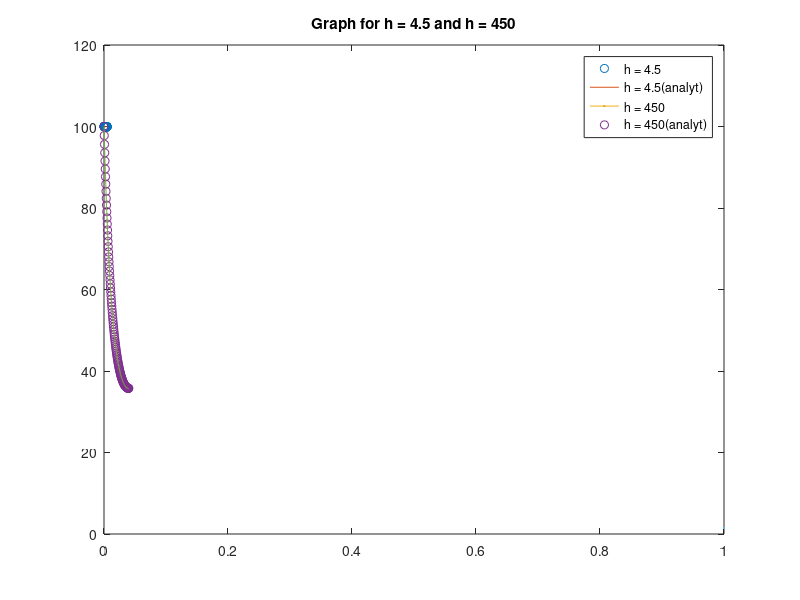
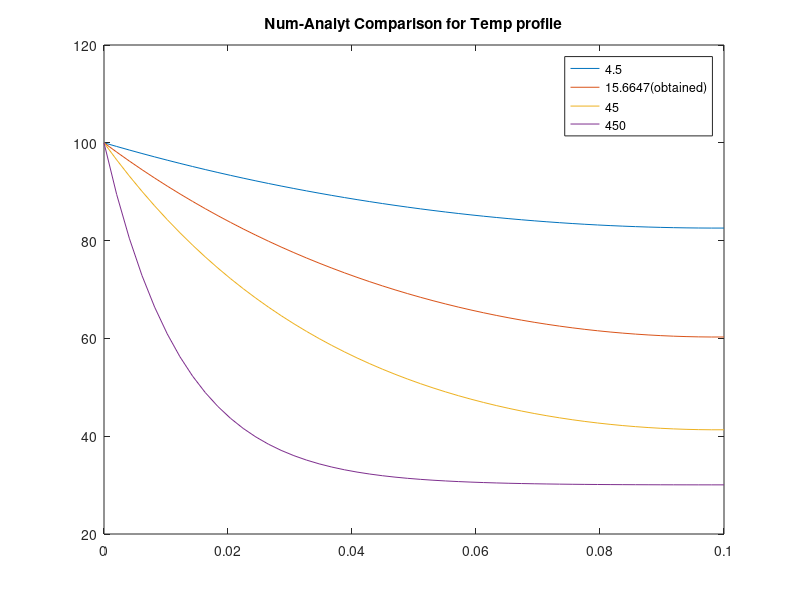

MATLAB code to generate these figures, in order:
clc
clearvars


L = 0.005;
N = 100;
h = 4.5;
k = 28;
T0 = 100;
w = 0.01;
H = 0.01;
delx = L/(N - 1);
Ti = 30;
g = 0;
A1 = w*delx;
A2 = H*delx;
Ac = H*w;
p = 2*(w + H);
A = zeros(N,N);
B = zeros(N,1);
A(1,1)=k/delx;
B(1)=k*(T0)/delx - h*(A1 + A2 + Ac)*(Ti - T0);
for i=2:N - 1
A(i,i - 1) = k*Ac/delx;
A(i,i) = -2*(k*Ac/delx)-2*h*(A1 + A2);
A(i,i + 1) = k*Ac/delx;
B(i) = -2*h*(A1 + A2)*Ti;
end
A(N,N-1) = k/delx;
A(N,N) = -h*(A1 + A2) - k/delx;
B(N) = -h*(A1 + A2)*Ti;
T = A\B;
x = linspace(0,L,N);
figure
plot(x,T,'o');
hold on
m = sqrt((h*p)/(k*Ac));
Analy_func=@(x)(Ti+(T0-Ti)*(exp(m*(L - x)) + exp(m*(x - L)))/(exp(m*L) + exp(-m*L)));
plot(x,Analy_func(x),LineWidth=1.5);
title('Graph for h = 4.5 and h = 450');
hold on
Q1 = abs(k*Ac*(T(2)-T(1))/(delx))
Q2 = 0;
for i=2:N-1
    Q2 = Q2 + h*p*delx*(T(i) - Ti);
end
Q2 = Q2
result = 1 - Q1/Q2


%% part 2


L = 0.04;
N = 100;
h = 450;
k = 28;
T0 = 100;
w = 0.01;
H = 0.01;
delx = L/(N - 1);
Ti = 30;
g = 0;
A1 = w*delx;
A2 = H*delx;
Ac = H*w;
p = 2*(w + H);
A = zeros(N,N);
B = zeros(N,1);
A(1,1)=k/delx;
B(1)=k*(T0)/delx - h*(A1 + A2 + Ac)*(Ti - T0);
for i=2:N - 1
A(i,i - 1) = k*Ac/delx;
A(i,i) = -2*(k*Ac/delx)-2*h*(A1 + A2);
A(i,i + 1) = k*Ac/delx;
B(i) = -2*h*(A1 + A2)*Ti;
end
A(N,N-1) = k/delx;
A(N,N) = -h*(A1 + A2) - k/delx;
B(N) = -h*(A1 + A2)*Ti;
T = A\B;
x = linspace(0,L,N);
plot(x,T,'o');
hold on
m = sqrt((h*p)/(k*Ac));
Analy_func=@(x)(Ti+(T0-Ti)*(exp(m*(L - x)) + exp(m*(x - L)))/(exp(m*L) + exp(-m*L)));
plot(x,Analy_func(x),LineWidth=1.5);
legend('h = 4.5','h = 4.5(analyt)','h = 450','h = 450(analyt)')
hold off
Q1 = abs(k*Ac*(T(2)-T(1))/(delx));
Q2 = 0;
for i=2:N-1
    Q2 = Q2 + h*p*delx*(T(i) - Ti);
end
Q2 = Q2;
result = 1 - Q1/Q2;

%% calculating h
clc
clear
clearvars

L = 0.1;
Tb = 100 + 273;
T_inf = 30 + 273;
k = 28;
t = 0.01;
k_air = 0.026;
Pr = 0.7;
v = 1.5e-5;
B = 1/T_inf;
As = L*t;
P = 2*(L + t);
Lc = As/P;
g = 9.8;
Ts = 100 + 273;       % initial assumption
Ra = g*B*(Ts - T_inf)*(Lc^3)*Pr/(v^2);

if 1e2 < Ra && Ra <= 1e7
    Nu = 0.54*Ra^(1/4);
end
if Ra > 1e7 && Ra<=1e11
    Nu = 0.15*Ra^(1/3);
end
h = k_air*Nu/Lc



%% comparision of h values
h_list = [4.5,15.6647,45,450];
figure
for j = 1:4
    L = 0.1;
    N = 50;
    h = h_list(j);
    k = 28;
    T0 = 100;
    w = 0.01;
    H = 0.01;
    delx = L/(N - 1);
    Ti = 30;
    g = 0;
    A1 = w*delx;
    A2 = H*delx;
    Ac = H*w;
    p = 2*(w + H);
    A = zeros(N,N);
    B = zeros(N,1);
    A(1,1)=k/delx;
    B(1)=k*(T0)/delx - h*(A1 + A2 + Ac)*(Ti - T0);
    for i=2:N - 1
    A(i,i - 1) = k*Ac/delx;
    A(i,i) = -2*(k*Ac/delx)-2*h*(A1 + A2);
    A(i,i + 1) = k*Ac/delx;
    B(i) = -2*h*(A1 + A2)*Ti;
    end
    A(N,N-1) = k/delx;
    A(N,N) = -h*(A1 + A2) - k/delx;
    B(N) = -h*(A1 + A2)*Ti;
    T = A\B;
    x = linspace(0,L,N);
    plot(x,T);
    hold on
    m = sqrt((h*p)/(k*Ac));
%     Analy_func=@(x)(Ti+(T0-Ti)*(exp(m*(L - x)) + exp(m*(x - L)))/(exp(m*L) + exp(-m*L)));
%     plot(x,Analy_func(x),LineWidth=1.5);
    title('Num-Analyt Comparison for Temp profile');
    hold on
    Q1 = abs(k*Ac*(T(2)-T(1))/(delx));
    Q2 = 0;
    for i=2:N-1
        Q2 = Q2 + h*p*delx*(T(i) - Ti);
    end
    Q2 = Q2;
    result = 1 - Q1/Q2;
end
legend('4.5','15.6647(obtained)','45','450')
